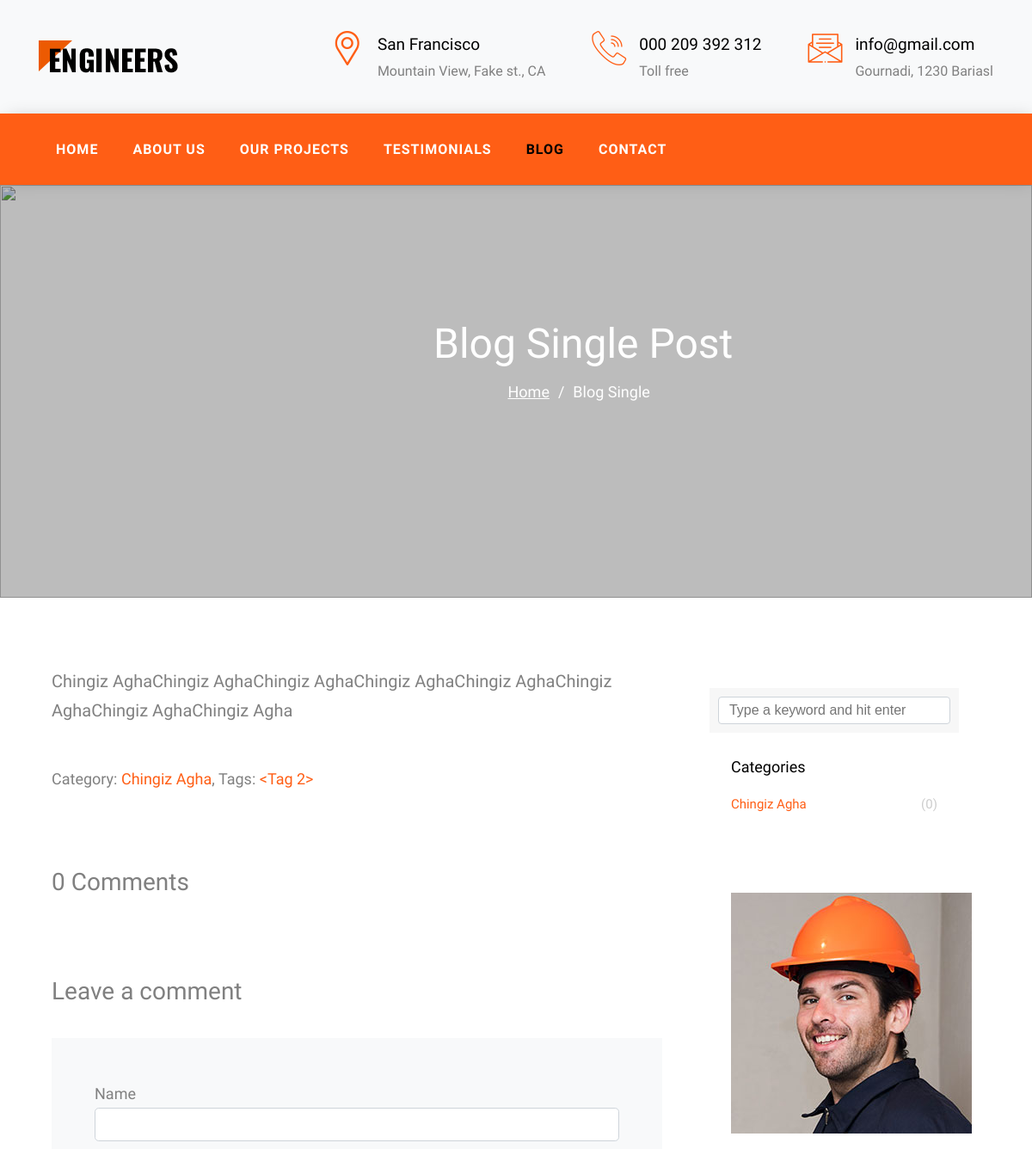
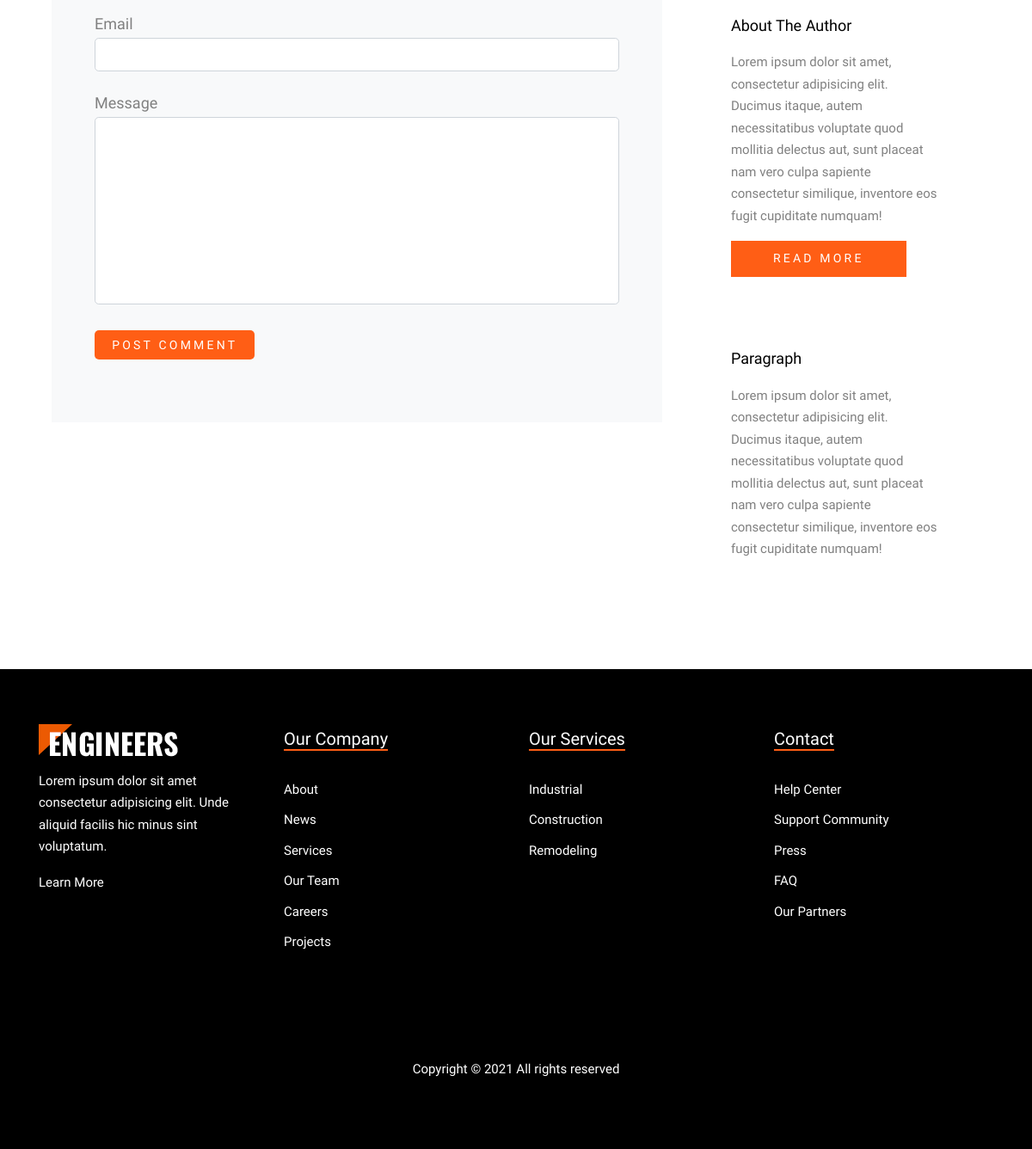
Page /single/3 on the committed database (2 pictures, top to bottom).
### engineers/models.py (models this page shows, shortened)
class Address(db.Model):
    id = db.Column(db.Integer, primary_key=True)
    icon = db.Column(db.String(20), nullable=True)
    desc = db.Column(db.String(50), nullable=False)
    big_desc = db.Column(db.String(75), nullable=False)

class Blog(db.Model):
    id = db.Column(db.Integer, primary_key=True)
    title = db.Column(db.String(80), nullable=False)
    name = db.Column(db.String(20), nullable=False)
    image = db.Column(db.String(20), default='uploads/default.png')
    desc = db.Column(db.Text, nullable=False)
    category = db.Column(db.Integer, db.ForeignKey('blogcategory.id'), nullable=False)
    comment = db.relationship('Comment', backref='blog', lazy=True, cascade='all, delete')
    tag = db.relationship('Tag', secondary='blogs_tags', backref=db.backref('blog', lazy='dynamic'))

class Tag(db.Model):
    id = db.Column(db.Integer, primary_key=True)
    title = db.Column(db.String(20), nullable=False)
    db.column = db.relationship(Blog, backref='tags', lazy=True)

class BlogCategory(db.Model):
    __tablename__ = 'blogcategory'
    id = db.Column(db.Integer, primary_key=True)
    title = db.Column(db.String(50), nullable=False)
    category = db.relationship('Blog', backref='blogcategories', lazy=True, cascade='all, delete')

### engineers/controllers.py (the view, shortened to what this page needs)
@app.route('/single/<id>', methods=['GET', 'POST'])
def single(id):
    address = Address.query.all()
    comment = Comment.query.filter_by(blog_id=id)
    blog = Blog.query.get_or_404(id)
    form = CommentForm()
    category = BlogCategory.query.all()
    comment_count = Comment.query.filter(Comment.blog_id == blog.id).count()
    category_count = Blog.query.filter(Blog.category == BlogCategory.id).count()
    return render_template('app/single-blog.html', blog=blog, address=address, comment=comment, form=form, category=category, comment_count=comment_count, category_count=category_count, )

### engineers/forms.py
class CommentForm(FlaskForm):
    name = StringField('Name', validators=[DataRequired(), Length(min=3, max=15)])
    email = StringField('Email', validators=[DataRequired(), Email()])
    text = TextAreaField('Message', validators=[DataRequired(), Length(min=20, max=200)])
    date = DateField('Posted Date', format='%d-%m-%Y')
    submit = SubmitField('POST COMMENT')

### engineers/templates/app/single-blog.html (shortened to what this page needs)
{% extends 'app/base.html' %}
{% block content %}
    <menu>
        <div class="row nav-sticky">
            <div class="row-nav col-12 ff-oswald">
                <ul class="d-flex nav-ul color-fff">
                    <li class="nav-li"><a href="/index">Home</a></li>
                    <li class="nav-li"><a href="/about">About Us</a></li>
                    <li class="nav-li"><a href="/projects">Our Projects</a></li>
                    <li class="nav-li"><a href="/testi">Testimonials</a></li>
                    <li class="nav-li"><a href="/blog" class="selected">Blog</a></li>
                    <li class="nav-li"><a href="/contact">Contact</a></li>
                </ul>
            </div>
        </div>
    </menu>
    <section>
        <figure class="bg-img-fig height-60vh">
            <div class="overlay"></div>
            <img src="{{ url_for('static', filename='img/hero_1.jpg')}}" alt="" class="bg-img user-none">
            <div class="row-title ">
                <div class="about-section-title txt-algn-cnt max-w-1140 p-abs margin-0-auto">
                    <h2 class="margin-0">Blog Single Post</h2>
                    <p class="d-flex jc-center ff-mulish ">
                        <a href="/index" class="color-fff margin-r-1">Home</a>
                        <span class="margin-r-1">/</span>
                        <span class="margin-r-1">Blog Single</span>
                    </p>
                </div>
            </div>
        </figure>
    </section>
    <div class="block-single-blog">
        <div class="container max-w-1140">
            <div class="row d-flex">
                <div class="col-8 single-blog-text pt-5rem p-r-l-15px">
                    <div class="section-p">
                        {{blog.desc|safe}}
                    </div>
                    <div class="pt-3rem ff-mulish single-blog-categories">
                        <p>
                            Category: <a href="#">{{blog.category}}</a>, {% for tag in blog.tag %} Tags: <a href="{{ url_for('tag_detail', id=tag.id) }}">{{ tag }}</a>
                            {% endfor %}
                        </p>
                    </div>
                    <div class="pt-5rem single-blog-comment">
                        <a href="{{url_for('single', id=blog.id)}}">
                            <h3 class="margin-bottom-5rem first-h3">{{ comment_count }} Comments</h3>
                        </a>
                        <h3 class="first-h3 margin-bottom-3 margin-top-3rem " id=addcomment>
                            Leave a comment
                        </h3>
                        <div class="comment-form-div">
                            <form action="/single/{{blog.id}}", method='POST'>
                                <div class="form-comment">
                                    {{form.name.label}}
                                    {{form.name(class="form-comment-input")}}
                                </div>
                                <div class="form-comment">
                                    {{form.email.label}}
                                    {{form.email(class="form-comment-input")}}
                                </div>
                                <div class="form-comment">
                                    {{form.text.label}}
                                    {{form.text(cols="30", rows="10", class="form-comment-input")}}
                                </div>
                                <div class="form-comment">
                                    {{form.submit(class="btn-orange-contact comment-button")}}
                                </div>
                            </form>
                        </div>
                    </div>
                </div>
                <div class="col-4 single-blog-sidebar pt-5rem p-r-l-15px">
                    <div class="sidebox">
                        <form action="#" class="form-search">
                            <div>
                                <input type="text" placeholder="Type a keyword and hit enter" class="form-input">
                            </div>
                        </form>
                    <div class="sidebox">
                        <div class="sidebox-categories">
                            <h3>Categories</h3>
                            {% for category in category %}
                            <ul>
                                <li class="p-rel">
                                    <a href="#">{{category.title}}
                                        <span class="p-abs color-ccc" value="{{category.id}}">({{category_count}})</span>
                                    </a>
                                </li>
                            </ul>
                            {% endfor %}
                        </div>
                    </div>
                    <div class="sidebox">
                        <img src="{{ url_for('static', filename='img/person_4_sq.jpg')}}" alt="">
                        <h3>
                            About The Author
                        </h3>
                        <p class="margin-b-1 ff-mulish">
                            Lorem ipsum dolor sit amet, consectetur adipisicing elit. Ducimus itaque, autem necessitatibus voluptate quod mollitia delectus aut, sunt placeat nam vero culpa sapiente consectetur similique, inventore eos fugit cupiditate numquam!
                        </p>
                        <p>
                            <a href="#" class="btn-orange-contact">Read More</a>
                        </p>
                    </div>
                    <div class="sidebox">
                        <h3>
                            Paragraph
                        </h3>
                        <p class="margin-b-1 ff-mulish">
                            Lorem ipsum dolor sit amet, consectetur adipisicing elit. Ducimus itaque, autem necessitatibus voluptate quod mollitia delectus aut, sunt placeat nam vero culpa sapiente consectetur similique, inventore eos fugit cupiditate numquam!
                        </p>
                    </div>
                 </div>
                </div>
            </div>
        </div>
    </div>
    {% endblock %}

### engineers/templates/includes/header.html
<header>
    <section id="section-head-1">
        <div class="container container-head">
            <div class="row row-head-contact d-flex">
                <figure class="img-head-contact">
                    <a href="#"><img src="{{ url_for('static', filename='img/logo.png')}}" alt="logo-engineers" class="img-logo"></a>
                </figure>
                {% for add in address %}
                <div class="box-head-contact d-flex">
                    <i class="{{add.icon}} head-icon"></i>
                    <div class="contact-text">
                        <div class="top-text ff-oswald f-weight">{{add.desc}}</div>
                        <div class="bottom-text ff-mulish">{{add.big_desc}}</div>
                    </div>
                </div>
                {% endfor %}
            </div>
        </div>
    </section>
</header>

### engineers/static/css/style.css (style rules this page uses)
* { box-sizing: border-box; margin: 0; padding: 0; }
body { line-height: 1.7; font-family: "Oswald", sans-serif; }
.container { width: 100%; padding-right: 15px; padding-left: 15px; margin-right: auto; margin-left: auto; }
.container-head { background-color: #f8f9fa; }
.img-head-contact { width: 285px; height: 38px; margin: 0; padding: 0 0; }
.img-logo { width: 162px; object-fit: cover; }
.row-head-contact { max-width: 1140px; margin: 0 auto; align-items: center; justify-content: space-between; padding: 40px 15px; height: 132px; }
.top-text { font-size: 19px; color: #000; }
.bottom-text { font-size: 16px; color: #808080; font-style: normal; }
.head-icon { margin-right: 15px; font-size: 40px; color: #ff5e15; line-height: 1.5px; }
menu { position: sticky; top: 0%; z-index: 5; box-shadow: 4px 0 20px -5px rgb(0 0 0 / 20%); }
.row-nav { background-color: #ff5e15; align-items: center; padding: 8px 0; }
.nav-ul { align-items: center; text-align: left; width: 1110px; margin: 0 auto; }
.nav-li { font-size: 16px; letter-spacing: 1px; font-weight: 500; text-transform: uppercase; padding: 20px 20px; color: #fff; cursor: pointer; transition: 0.3s all ease 0s; font-weight: 900; }
.nav-li a { color: #fff; transition: all 0.3s ease 0s; }
.bg-img-fig { height: 90vh; width: 100%; position: relative; }
.bg-img { object-fit: cover; width: 100%; }
.overlay { position: absolute; top: 0; left: 0; width: 100%; height: 100%; opacity: 0.3; background-color: #222; }
.main-text .main-h2, h2 { font-size: 32px; margin-bottom: 48px; }
.about-section-title { top: 30%; left: 42%; transform: translateY(80%); display: inline-block; color: #fff; opacity: 0; }
.about-section-title h2 { font-size: 48px; }
.about-section-title p { font-size: 18px; }
.about-section-title p a { text-decoration: underline; }
.btn-orange-contact { display: inline-block; padding: 0.5rem 3rem !important; background-color: #ff5e15; color: #fff; border-color: #ff5e15; border: 1px solid transparent; font-family: "Oswald", sans-serif; outline: none; cursor: pointer; font-size: 14px; transition: all 0.3s ease; text-transform: uppercase; letter-spacing: 0.2rem; }
.single-blog-text .section-p { font-size: 20px; font-family: "Mulish", sans-serif; color: #808080; }
.single-blog-categories { font-size: 18px; color: #808080; }
.single-blog-categories a { color: #ff5e15; transition: all 0.3s ease; }
.first-h3 { color: #808080; font-size: 28px; font-weight: 400; }
.comment-form-div { padding: 50px; background-color: #f8f9fa; margin-bottom: 90px; }
.form-comment { margin-bottom: 1.4rem; }
.form-comment .form-comment-input { width: 100%; outline: none; color: #495057; border: 1px solid #ced4da; border-radius: 0.3rem; font-size: 18px; }
.form-comment .form-comment-input { padding: 8px 12px; }
.form-comment label { font-size: 18px; color: #808080; font-weight: 400; font-family: "Mulish", sans-serif; }
.form-comment input { transition: all 0.3s ease 0s; }
.form-comment textarea { transition: all 0.3s ease 0s; }
.comment-button { border-radius: 5px; padding: 0.5rem 1.2rem !important; }
.sidebox { margin-bottom: 30px; padding: 25px; font-size: 15px; width: 100%; background: #fff; }
.sidebox .form-search { background: #f7f7f7; padding: 10px; }
.sidebox .form-input { padding-right: 50px; display: block; width: 100%; padding: 0.375rem 0.75rem; font-size: 1rem; color: #495057; background-color: #fff; border: 1px solid #ced4da; border-radius: 0.25rem; outline: none; }
.sidebox-categories span { right: 0; top: 0; }
.sidebox-categories h3 { font-size: 18px; margin-bottom: 15px; font-weight: 600; font-family: "Oswald", sans-serif; }
.sidebox-categories a { color: #ff5e15; transition: all 0.3s ease; font-size: 15px; font-family: "Mulish", sans-serif; }
.sidebox-categories li { margin-bottom: 10px; padding-bottom: 10px; border-bottom: 1px dotted #dee2e6; list-style: none; }
.sidebox-categories li:last-child { margin-bottom: 0; border: none; }
.sidebox img { width: 280px; height: 280px; margin-bottom: 1.5rem; }
.sidebox h3 { font-size: 18px; margin-bottom: 15px; font-weight: 500; color: #000; }
.sidebox p { color: #808080; }
.selected { color: #000 !important; }
._active { transform: translateY(0%); opacity: 1; transition: all 1.2s ease 0s; }

### engineers/static/css/grid.css (style rules this page uses)
.col-4 { width: 33.33%; }
.col-8 { width: 66.66%; }
.col-12 { width: 100%; }

### rows in the picture
Address: desc "San Francisco", big_desc "Mountain View, Fake st., CA"
Address: desc "000 209 392 312", big_desc "Toll free"
Address: desc "info@gmail.com", big_desc "Gournadi, 1230 Bariasl"
Blog: desc "Chingiz AghaChingiz AghaChingiz AghaChingiz AghaChingiz AghaChingiz AghaChingiz AghaChingiz Agha", category "Chingiz Agha"
Tag: tag "<Tag 2>"
BlogCategory: title "Chingiz Agha", {{ category.id }} 1 (drawn), category_count "0"

### other values in the picture
{{ comment_count }} "0"
